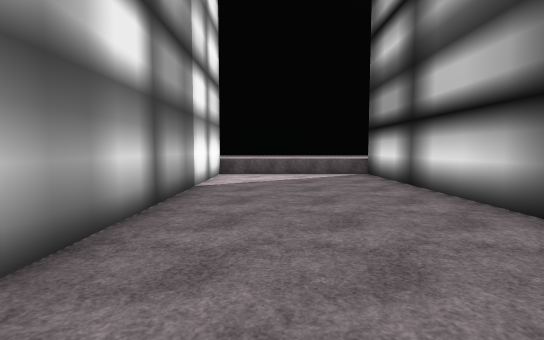
View 1 (above)

19 first-person views from a walk through a 3-D level made in the Unity game engine. The camera is 1.5 m above the floor, tilts 4° down and sees 85° across. The floor is counted in squares, 2 m on a side. Each view is taken from the middle of a square. On the plan, view 1 faces up. The plan holds only what a view shows up to about 10 squares ahead; the rest is blank. The place goes on beyond the plan. The player is left out. Some surface patterns are stand-ins.

View 2
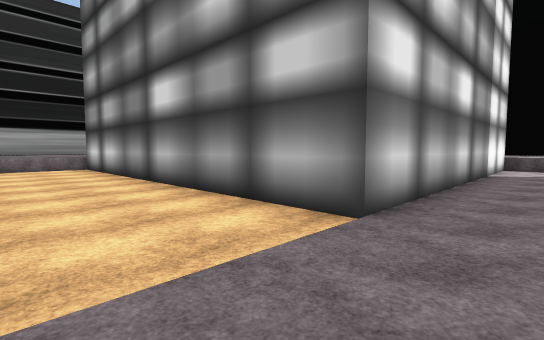

View 3
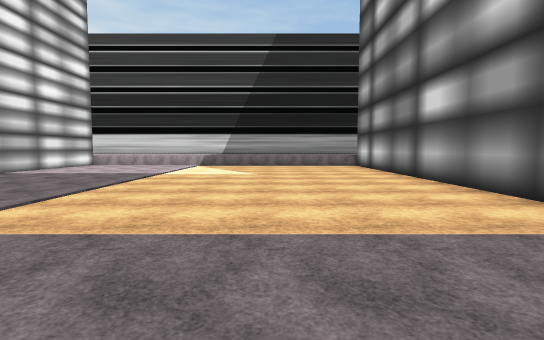

View 4
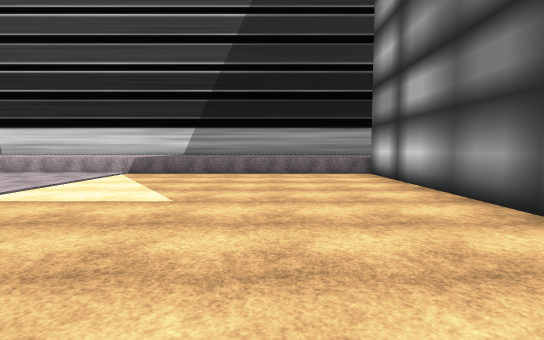

View 5
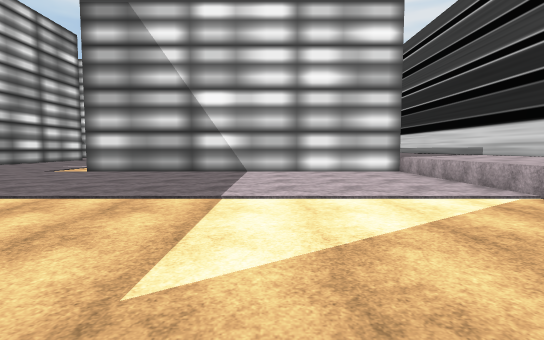

View 6
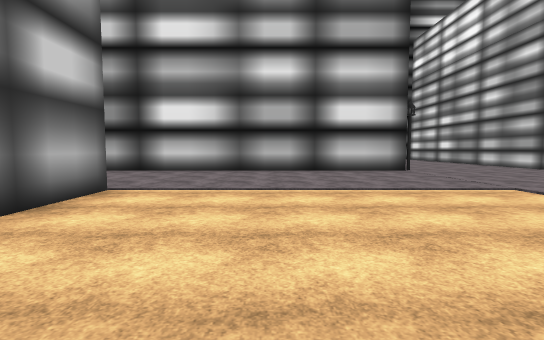

View 7
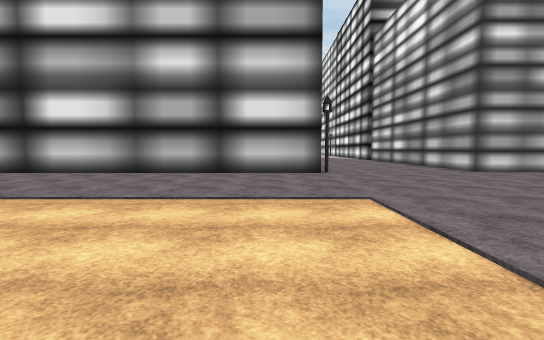

View 8
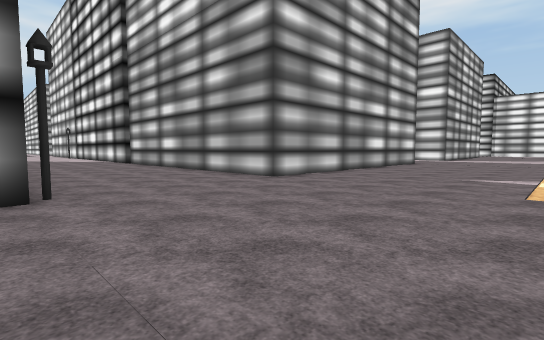

View 9
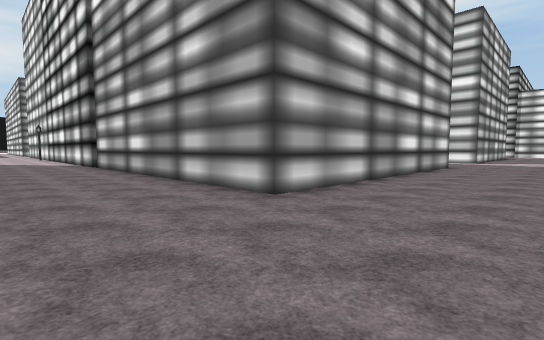

View 10
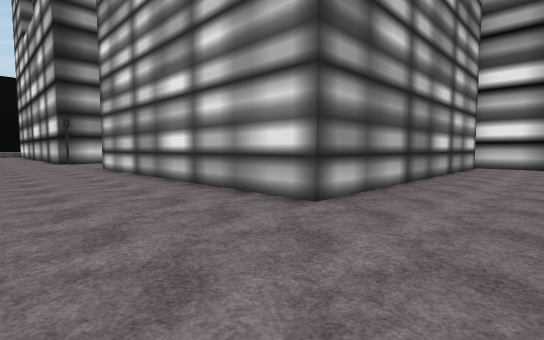

View 11
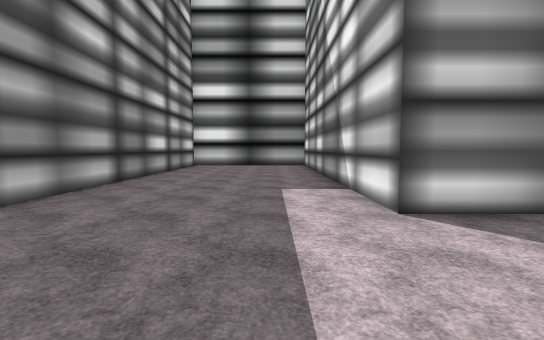

View 12
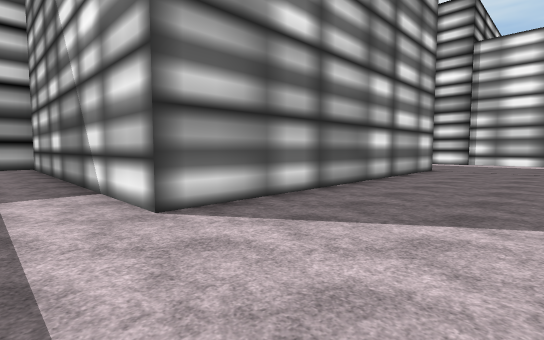

View 13
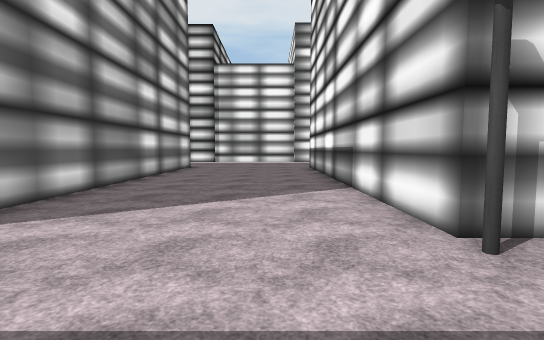

View 14
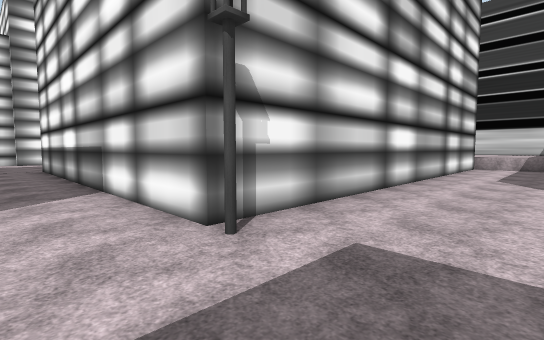

View 15
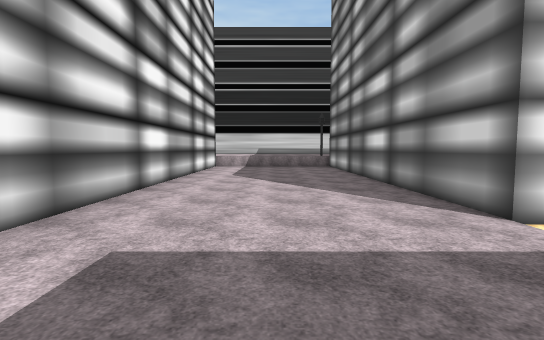

View 16
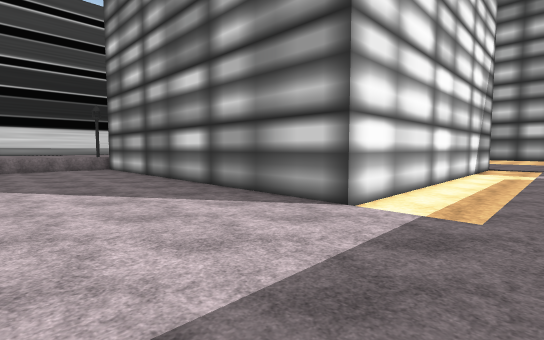

View 17
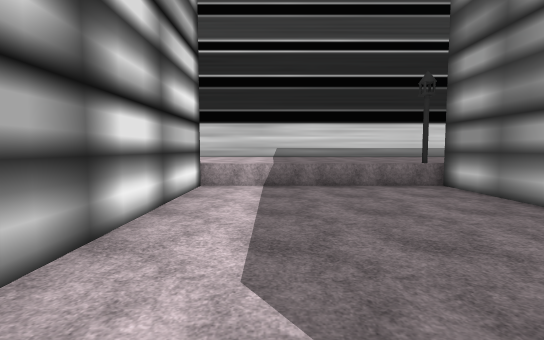

View 18
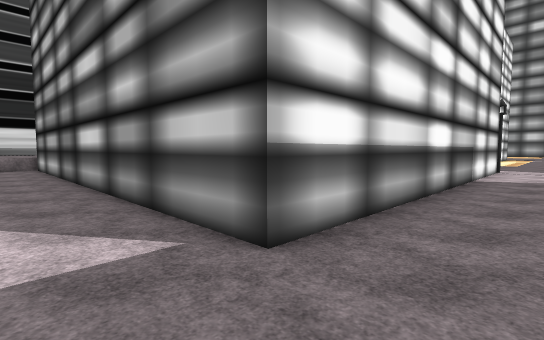

View 19
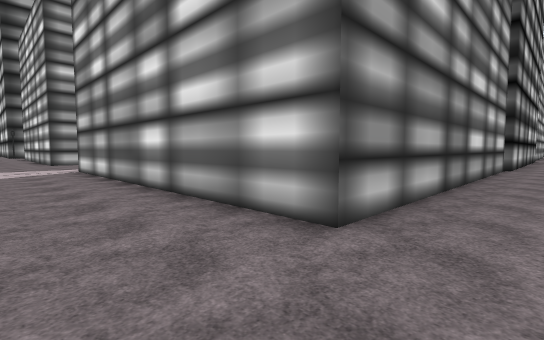

### Floor plan
Key: @ floor where view 1 was taken; # wall or solid block; . floor; ^ raised ledge; O other object.
Columns run from 14 left of view 1 to 13 right of it. Each row starts with its distance up from view 1.
  9             #^^^^#
  8             #....#
  7             #....#
  6             #....#
  5             #....#
  4             #....#
  3             #....#
  2             #....#
  1             #....#
  0             #.@..#
 -1  ############....#
 -2  ^...............#
 -3  ^...............#
 -4  ^...............#
 -5  ^...............#
 -6  ^...............#
 -7  ^...............#
 -8  ^...............#
 -9 ^^...............O.......
-10 ^^.......................
-11 ^^.........................
-12 ^^.........................
-13 ^^........................
-14  ###########......########
-15            #......#
-16            #......#
-17            #......#
-18            #......#
-19            #......#
-20            #......#
-21            #......#
-22            #......#
-23 ^###########......#########
-24 ^O.........................
-25 ^^.........................
-26 ^^.......................
-27 ^^.......................
-28 ^^..........O...............
-29   ###########.....##########
-30             #.....#
-31             #.....#
-32             #.....#
-33             #.....#
-34             #.....#
-35             #.....#
-36             #.....#
-37             #.....#
-38  ############.....##########
-39  ^..........................
-40     ......................

Positions as (right, up) in squares from view 1, and headings:
1: (0, 0), facing up
2: (0, -4), facing up-left
3: (1, -5), facing left
4: (-4, -4), facing left
5: (-9, -4), facing down
6: (-7, -4), facing right
7: (-6, -7), facing right
8: (-2, -8), facing down-right
9: (0, -10), facing down-right
10: (0, -26), facing up-right
11: (0, -27), facing right
12: (0, -27), facing down-right
13: (0, -26), facing down
14: (0, -26), facing down-left
15: (0, -26), facing left
16: (-1, -27), facing up-left
17: (-7, -27), facing left
18: (0, -40), facing up-left
19: (1, -40), facing up-right
